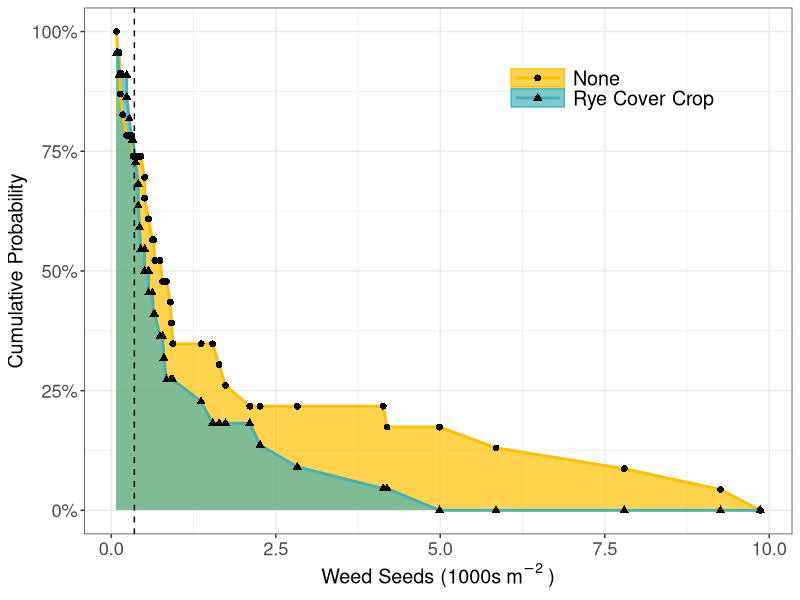

R code for this plot: (Note: this script raises an error after producing the figure.)
##################################
# Author: Gina Nichols (vnichols@iastate.edu)
# Created: 5/22/2020
#
# Purpose: make stoch dom fig
#
# Last modified:
#
# Notes:
####################################

rm(list = ls())
library(tidyverse)


p_green <- "#619B44"
p_blue <- "#46B2B5"
p_pink <- "#DC1A64"
p_orange <- "#FFA726"
p_yellow <- "#FFC000"
p_gray <- "#E7E6E6"


# data --------------------------------------------------------------------


stodom <- read_csv("01_stats-stoch-dom/st_stoch-dom-res.csv")


# figure ------------------------------------------------------------------

mylegendtheme <-   theme(#legend.direction = "horizontal",
  #legend.position = "bottom",
  legend.justification = c(1, 1),
  legend.position = c(0.9, 0.9),
  legend.background = element_blank(),
  legend.key.width = unit(1.4, "cm"),
  legend.key.height = unit(0.5, "cm"),
  legend.key.size = unit(1, "cm"),
  #axis.title.y = element_text(angle = 0, 
  #                            vjust = 0.5, 
  #                            hjust = -1)
)



myaxistexttheme <- theme(axis.text = element_text(size = rel(1.2)),
                         legend.text = element_text(size = rel(1.3)),
                         axis.title = element_text(size = rel(1.3)))


cctrtpal <- c("darkolivegreen3", "lightsalmon4")

#labseedsm2 = expression('Weed Seeds\n (1000s m'^"-2)")
labseedsm2 <- bquote("Weed Seeds (1000s"~m^-2~")")


# fig ---------------------------------------------------------------------

library(ggridges)
library(scales)

#--inv cum diff
stodom %>% 
  pivot_longer(sc_nocum:sc_ryecum) %>% 
  mutate(name = recode(name, 
                       "sc_nocum" = "None",
                       "sc_ryecum" = "Rye Cover Crop")) %>%  
  select(seeds, name, value) %>% 
  mutate(inv_value = 1 - value) %>% 
  ggplot(aes(seeds/1000, inv_value, color = name, fill = name, group = name, shape = name)) + 
  ggridges::geom_density_line(stat = "identity", size = 0.5, alpha = 0.7) +
  geom_line(size = 1) +
  geom_point(size = 2, color = "black") +
  scale_fill_manual(values = c("None" = p_yellow,
                               "Rye Cover Crop" = p_blue)) +
  scale_color_manual(values = c("None" = p_yellow,
                                "Rye Cover Crop" = p_blue)) +
  geom_vline(xintercept = 350/1000, linetype = "dashed") +
  theme_bw() + 
  scale_y_continuous(labels = label_percent()) +
  myaxistexttheme + 
  mylegendtheme +
  labs(x = labseedsm2,
       y = "Cumulative Probability",
       color = NULL,
       fill = NULL,
       shape = NULL)


ggsave("02_make-figs/figs/fig_stoch-dom.png")

#--these are 'rough drafts'

#--cum diff
stodom %>% 
  pivot_longer(sc_nocum:sc_ryecum) %>% 
  select(seeds, name, value) %>% 
  ggplot(aes(seeds, value, color = name)) + 
  geom_point(size = 3) +
  geom_line(size = 1
  ) + 
  theme_bw() + 
  labs(x = "seeds/m2",
       y = "cumulative prob",
       title = "Un-transformed, outlier removed")
 




stodom %>% 
  mutate(inv_value = 1-value,
         ) %>% 
  ggplot(aes(seeds, inv_value, color = name)) + 
  geom_point(size = 3) +
  #geom_line(size = 1) + 
  geom_smooth(size = 1, se = F) + 
#  geom_xspline(spline_shape=0.4, size=0.5) +
  geom_vline(xintercept = 350) + 
  theme_bw() + 
  labs(x = "seeds/m2",
       y = "cumulative prob",
       title = "Un-transformed, outlier removed") 



# splines? ----------------------------------------------------------------


set.seed(1492)
dat <- data.frame(x=c(1:10, 1:10, 1:10),
                  y=c(sample(15:30, 10), 2*sample(15:30, 10),
                      3*sample(15:30, 10)),
                  group=factor(c(rep(1, 10), rep(2, 10), rep(3, 10)))
)

ggplot(dat, aes(x, y, group=group, color=group)) +
  geom_point() +
  geom_line()

ggplot(dat, aes(x, y, group=group, color=factor(group))) +
  geom_point() +
  geom_line() +
  geom_smooth(se=FALSE, linetype="dashed", size=0.5)

ggplot(dat, aes(x, y, group=group, color=factor(group))) +
  geom_point(color="black") +
#  geom_smooth(se=FALSE, linetype="dashed", size=0.5) +
  geom_xspline(size=0.5)

ggplot(dat, aes(x, y, group=group, color=factor(group))) +
  geom_point(color="black") +
#  geom_smooth(se=FALSE, linetype="dashed", size=0.5) +
  geom_xspline(spline_shape=-0.4, size=0.5)

ggplot(dat, aes(x, y, group=group, color=factor(group))) +
  geom_point(color="black") +
#  geom_smooth(se=FALSE, linetype="dashed", size=0.5) +
  geom_xspline(spline_shape=0.4, size=0.5)

ggplot(dat, aes(x, y, group=group, color=factor(group))) +
  geom_point(color="black") +
  geom_smooth(se=FALSE, linetype="dashed", size=0.5) +
  geom_xspline(spline_shape=1, size=0.5)

ggplot(dat, aes(x, y, group=group, color=factor(group))) +
  geom_point(color="black") +
  geom_smooth(se=FALSE, linetype="dashed", size=0.5) +
  geom_xspline(spline_shape=0, size=0.5)

ggplot(dat, aes(x, y, group=group, color=factor(group))) +
  geom_point(color="black") +
  geom_smooth(se=FALSE, linetype="dashed", size=0.5) +
  geom_xspline(spline_shape=-1, size=0.5)

